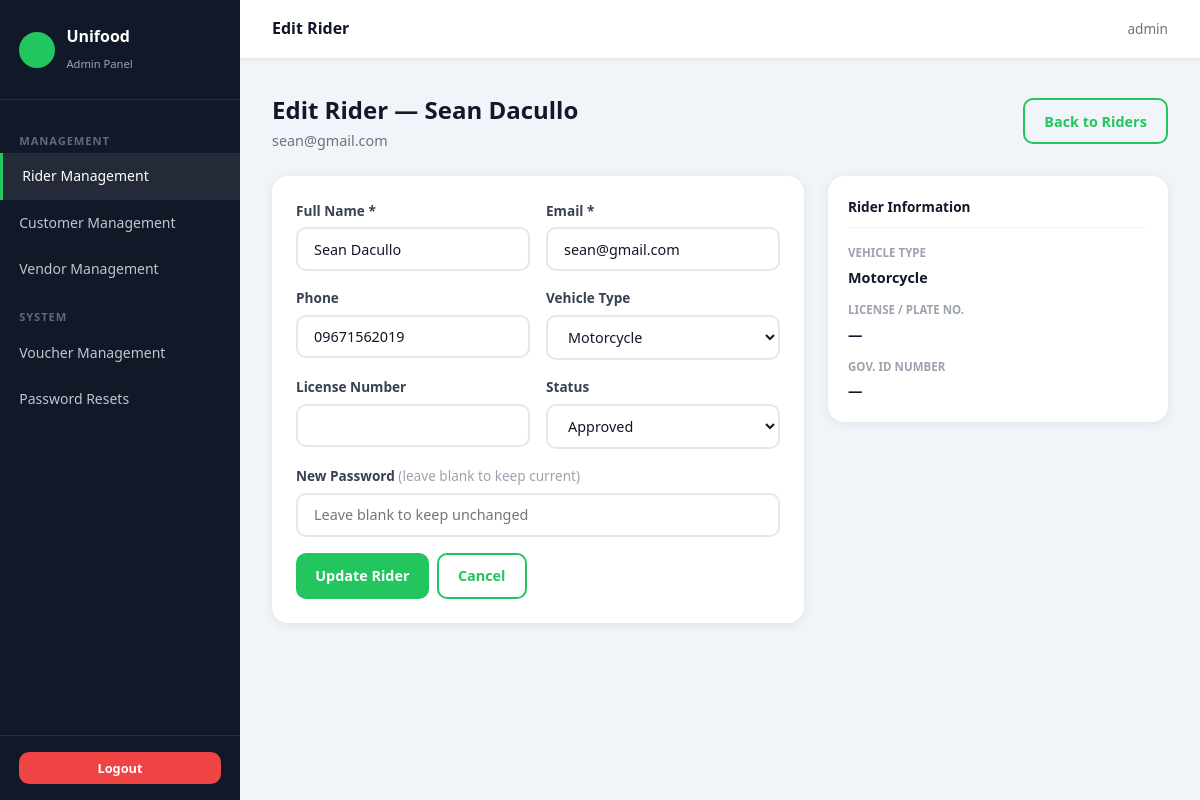
Screenshot of /admin/riders/2/edit (signed in) with the database file from the repository.
### models.py (models this page shows, shortened)
class Rider(db.Model):
    __tablename__ = 'riders'
    id = db.Column(db.Integer, primary_key=True)
    name = db.Column(db.String(100), nullable=False)
    email = db.Column(db.String(120), unique=True, nullable=False)
    password_hash = db.Column(db.String(256))
    phone = db.Column(db.String(20))
    vehicle_type = db.Column(db.String(50))
    license_number = db.Column(db.String(50))
    id_number = db.Column(db.String(50))
    profile_picture = db.Column(db.String(255))  # uploaded profile photo
    cor_document = db.Column(db.String(255))
    school_id_document = db.Column(db.String(255))
    psa_document = db.Column(db.String(255))
    unit_photo = db.Column(db.String(255))
    plate_photo = db.Column(db.String(255))
    valid_license = db.Column(db.String(255))
    drivers_license = db.Column(db.String(255))
    status = db.Column(db.String(20), default='pending')
    rejection_reason = db.Column(db.Text)
    is_online = db.Column(db.Boolean, default=False)
    location = db.Column(db.String(255))
    current_lat = db.Column(db.Float, nullable=True)
    current_lng = db.Column(db.Float, nullable=True)
    avg_rating = db.Column(db.Float, default=5.0)
    total_ratings = db.Column(db.Integer, default=0)
    total_accepted = db.Column(db.Integer, default=0)
    total_offered = db.Column(db.Integer, default=0)
    created_at = db.Column(db.DateTime, default=datetime.utcnow)
    orders = db.relationship('Order', backref='rider', lazy=True)

### routes/admin.py (the view, shortened to what this page needs)
@admin_bp.route('/riders/<int:rider_id>/edit', methods=['GET', 'POST'])
@admin_required
def rider_edit(rider_id):
    rider = Rider.query.get_or_404(rider_id)
    return render_template('admin/rider_edit.html', rider=rider)

### routes/admin.py (called while the page is built)
def admin_required(f):
    @wraps(f)
    def decorated(*args, **kwargs):
        if 'admin_id' not in session:
            flash('Please log in as admin.', 'error')
            return redirect(url_for('admin.login'))
        return f(*args, **kwargs)
    return decorated

### templates/admin/rider_edit.html (shortened to what this page needs)
{% extends 'admin/base.html' %}
{% block page_title %}Edit Rider{% endblock %}
{% block content %}
<div class="page-header flex-between" style="margin-bottom:1.5rem;">
  <div>
    <h2>Edit Rider — {{ rider.name }}</h2>
    <p style="color:#6b7280;font-size:.9rem;">{{ rider.email }}</p>
  </div>
  <a href="{{ url_for('admin.riders') }}" class="btn btn-outline">Back to Riders</a>
</div>
<div style="display:grid;grid-template-columns:1fr 340px;gap:1.5rem;align-items:start;">
  <div class="card">
    <form method="POST">
      <div class="form-row">
        <div class="form-group">
          <label>Full Name *</label>
          <input type="text" name="name" value="{{ rider.name }}" required>
        </div>
        <div class="form-group">
          <label>Email *</label>
          <input type="email" name="email" value="{{ rider.email }}" required>
        </div>
      </div>
      <div class="form-row">
        <div class="form-group">
          <label>Phone</label>
          <input type="text" name="phone" value="{{ rider.phone or '' }}" pattern="^09\d{9}$" maxlength="11" title="Please enter a valid 11-digit Philippine mobile number starting with 09">
        </div>
        <div class="form-group">
          <label>Vehicle Type</label>
          <select name="vehicle_type">
            {% for v in ['Walker','Motorcycle','Vehicle','Bicycle'] %}
            <option {% if rider.vehicle_type == v %}selected{% endif %} value="{{ v }}">{{ v }}</option>
            {% endfor %}
          </select>
        </div>
      </div>
      <div class="form-row">
        <div class="form-group">
          <label>License Number</label>
          <input type="text" name="license_number" value="{{ rider.license_number or '' }}">
        </div>
        <div class="form-group">
          <label>Status</label>
          <select name="status">
            {% for s in ['pending','approved','rejected','suspended'] %}
            <option {% if rider.status == s %}selected{% endif %} value="{{ s }}">{{ s.title() }}</option>
            {% endfor %}
          </select>
        </div>
      </div>
      <div class="form-group">
        <label>New Password <span style="font-weight:400;color:#9ca3af;">(leave blank to keep current)</span></label>
        <input type="password" name="password" placeholder="Leave blank to keep unchanged">
      </div>
      <div class="flex gap-1" style="margin-top:.5rem;">
        <button type="submit" class="btn btn-primary">Update Rider</button>
        <a href="{{ url_for('admin.riders') }}" class="btn btn-outline">Cancel</a>
      </div>
    </form>
  </div>
  <div>
    {% if rider.vehicle_type == 'Walker' %}
    <div class="card" style="padding:1.25rem;">
      <div style="font-size:.85rem;font-weight:700;color:#111827;margin-bottom:1rem;padding-bottom:.6rem;border-bottom:1px solid #f3f4f6;">
        Walker Documents
      </div>
      <div style="border:1px solid #e5e7eb;border-radius:10px;overflow:hidden;margin-bottom:.85rem;">
        <div style="padding:.7rem 1rem;background:#f8fafc;display:flex;justify-content:space-between;align-items:center;">
          <div>
            <div style="font-size:.82rem;font-weight:700;color:#374151;">Certificate of Registration</div>
            <div style="font-size:.72rem;color:#9ca3af;margin-top:.1rem;">COR</div>
          </div>
          {% if rider.cor_document %}
            <span class="doc-badge-ok">Uploaded</span>
          {% else %}
            <span class="doc-badge-miss">Missing</span>
          {% endif %}
        </div>
        {% if rider.cor_document %}
        <div style="padding:.65rem 1rem;border-top:1px solid #f3f4f6;">
          <a href="{{ url_for('static', filename=rider.cor_document) }}" target="_blank"
             class="btn btn-outline btn-sm" style="width:100%;justify-content:center;">
            View COR Document
          </a>
        </div>
        {% endif %}
      </div>
      <div style="border:1px solid #e5e7eb;border-radius:10px;overflow:hidden;margin-bottom:.85rem;">
        <div style="padding:.7rem 1rem;background:#f8fafc;display:flex;justify-content:space-between;align-items:center;">
          <div>
            <div style="font-size:.82rem;font-weight:700;color:#374151;">School ID</div>
            <div style="font-size:.72rem;color:#9ca3af;margin-top:.1rem;">Valid School Identification</div>
          </div>
          {% if rider.school_id_document %}
            <span class="doc-badge-ok">Uploaded</span>
          {% else %}
            <span class="doc-badge-miss">Missing</span>
          {% endif %}
        </div>
        {% if rider.school_id_document %}
        <div style="padding:.65rem 1rem;border-top:1px solid #f3f4f6;">
          <a href="{{ url_for('static', filename=rider.school_id_document) }}" target="_blank"
             class="btn btn-outline btn-sm" style="width:100%;justify-content:center;">
            View School ID
          </a>
        </div>
        {% endif %}
      </div>
      <div style="border:1px solid #e5e7eb;border-radius:10px;overflow:hidden;">
        <div style="padding:.7rem 1rem;background:#f8fafc;display:flex;justify-content:space-between;align-items:center;">
          <div>
            <div style="font-size:.82rem;font-weight:700;color:#374151;">PSA Birth Certificate</div>
            <div style="font-size:.72rem;color:#9ca3af;margin-top:.1rem;">Philippine Statistics Authority</div>
          </div>
          {% if rider.psa_document %}
            <span class="doc-badge-ok">Uploaded</span>
          {% else %}
            <span class="doc-badge-miss">Missing</span>
          {% endif %}
        </div>
        {% if rider.psa_document %}
        <div style="padding:.65rem 1rem;border-top:1px solid #f3f4f6;">
          <a href="{{ url_for('static', filename=rider.psa_document) }}" target="_blank"
             class="btn btn-outline btn-sm" style="width:100%;justify-content:center;">
            View PSA Certificate
          </a>
        </div>
        {% endif %}
      </div>
      {% set docs_ok = (rider.cor_document and rider.school_id_document and rider.psa_document) %}
      <div style="margin-top:1rem;padding:.7rem;border-radius:8px;text-align:center;
                  {% if docs_ok %}background:#f0fdf4;{% else %}background:#fff7ed;{% endif %}">
        <span style="font-size:.8rem;font-weight:600;
                     {% if docs_ok %}color:#166534;{% else %}color:#92400e;{% endif %}">
          {% if docs_ok %}All documents submitted{% else %}Documents incomplete{% endif %}
        </span>
      </div>
    </div>
    {% else %}
    <div class="card" style="padding:1.25rem;">
      <div style="font-size:.85rem;font-weight:700;color:#111827;margin-bottom:1rem;padding-bottom:.6rem;border-bottom:1px solid #f3f4f6;">
        Rider Information
      </div>
      <div style="margin-bottom:.75rem;">
        <div style="font-size:.72rem;color:#9ca3af;font-weight:600;text-transform:uppercase;margin-bottom:.2rem;">Vehicle Type</div>
        <div style="font-size:.9rem;font-weight:600;color:#111827;">{{ rider.vehicle_type or '—' }}</div>
      </div>
      <div style="margin-bottom:.75rem;">
        <div style="font-size:.72rem;color:#9ca3af;font-weight:600;text-transform:uppercase;margin-bottom:.2rem;">License / Plate No.</div>
        <div style="font-size:.9rem;font-weight:600;color:#111827;">{{ rider.license_number or '—' }}</div>
      </div>
      <div>
        <div style="font-size:.72rem;color:#9ca3af;font-weight:600;text-transform:uppercase;margin-bottom:.2rem;">Gov. ID Number</div>
        <div style="font-size:.9rem;font-weight:600;color:#111827;">{{ rider.id_number or '—' }}</div>
      </div>
    </div>
    {% endif %}
  </div>
</div>
{% endblock %}

### static/css/main.css (style rules this page uses)
:root { --green: #22c55e; --green-light: #4ade80; --green-pale: #dcfce7; --green-dark: #16a34a; --black: #111827; --gray-dark: #374151; --gray: #6b7280; --gray-light: #e5e7eb; --gray-pale: #f9fafb; --white: #ffffff; --danger: #ef4444; --warning: #f59e0b; --info: #3b82f6; --shadow: 0 2px 12px rgba(0,0,0,.08); --shadow-lg: 0 8px 30px rgba(0,0,0,.12); --radius: 10px; --radius-lg: 16px; }
*, *::before, *::after { box-sizing: border-box; margin: 0; padding: 0; }
html { font-size: 16px; scroll-behavior: smooth; }
body { font-family: 'Segoe UI', system-ui, -apple-system, sans-serif; background: var(--gray-pale); color: var(--black); line-height: 1.6; min-height: 100vh; }
a { color: var(--green-dark); text-decoration: none; }
input, select, textarea, button { font-family: inherit; }
h2 { font-size: 1.5rem; font-weight: 700; }
p { color: var(--gray-dark); }
.btn { display: inline-flex; align-items: center; gap: .4rem; padding: .6rem 1.2rem; border: none; border-radius: var(--radius); font-size: .9rem; font-weight: 600; cursor: pointer; transition: all .2s; white-space: nowrap; }
.btn-primary { background: var(--green); color: var(--white); }
.btn-outline { background: transparent; border: 2px solid var(--green); color: var(--green); }
.form-group { margin-bottom: 1rem; }
.form-group label { display: block; font-weight: 600; font-size: .85rem; color: var(--gray-dark); margin-bottom: .35rem; }
.form-group input, .form-group select, .form-group textarea { width: 100%; padding: .65rem 1rem; border: 2px solid var(--gray-light); border-radius: var(--radius); font-size: .9rem; background: var(--white); color: var(--black); transition: border-color .2s, box-shadow .2s; }
.form-row { display: grid; grid-template-columns: 1fr 1fr; gap: 1rem; }
.card { background: var(--white); border-radius: var(--radius-lg); box-shadow: var(--shadow); padding: 1.5rem; margin-bottom: 1.5rem; }
.page-header { margin-bottom: 1.5rem; }
.page-header h2 { color: var(--black); }
.page-header p { color: var(--gray); font-size: .9rem; }
.flex { display: flex; }
.flex-between { display: flex; justify-content: space-between; align-items: center; }
.gap-1 { gap: .5rem; }

### templates/admin/base.html (style rules this page uses)
body { background: #f1f5f9; }

### rows the page displays
Rider: name "Sean Dacullo", email "sean@gmail.com", phone "09671562019", vehicle_type "Motorcycle", status "Approved", license_number "—"

### other values shown
{{ session.get('admin_username','Admin') }} "admin"
{{ rider.id_number or '—' }} "—"
